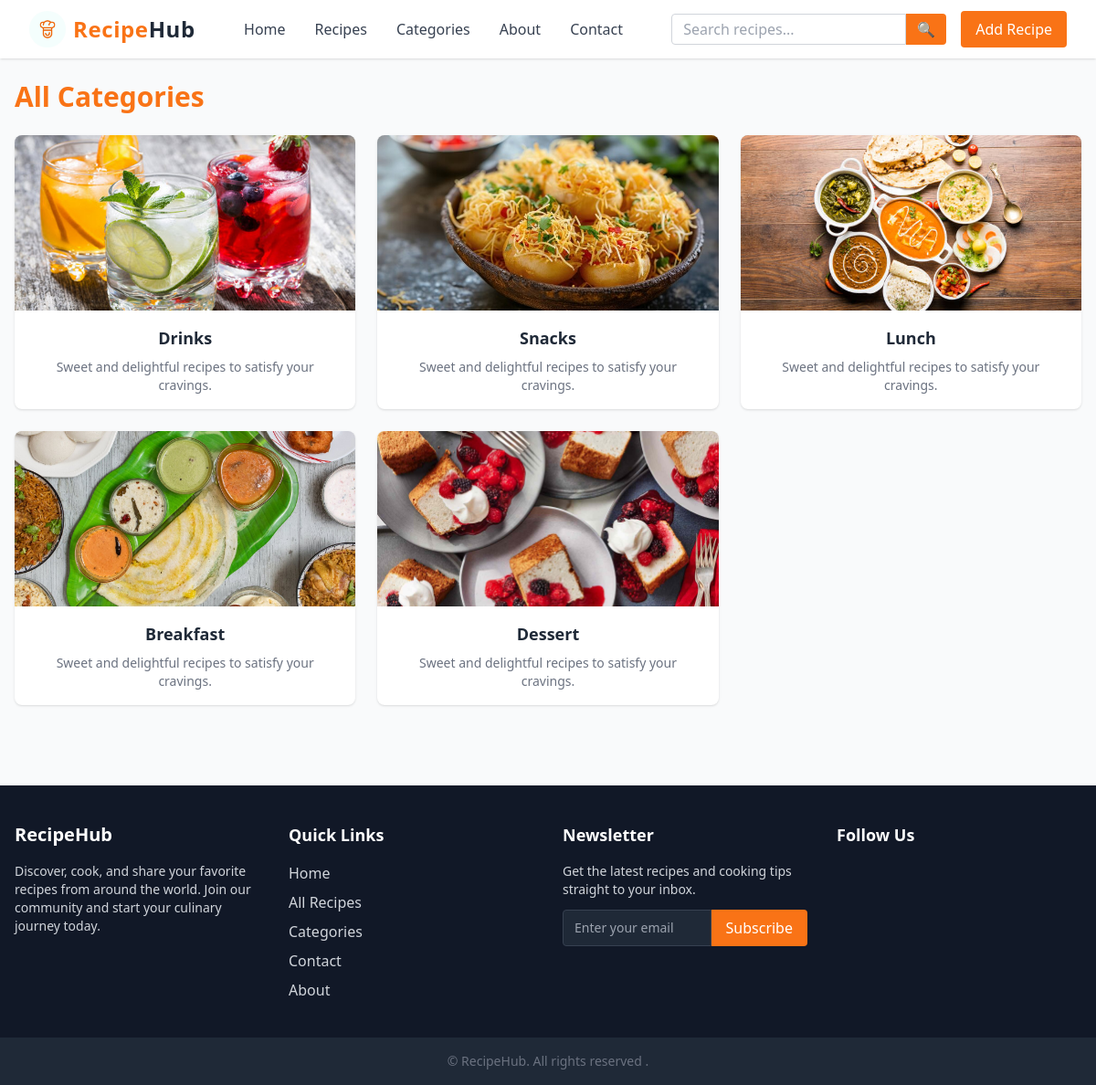
The page /all_category/ on the database its author committed.
### recipes/models.py (models this page shows, shortened)
class Category(models.Model):
    name=models.CharField(max_length=50)
    image=models.ImageField(upload_to='category_image/', blank=True, null=True)#black or null true means without image its support
    slug=models.SlugField(unique=True,blank=True,max_length=120)

### recipes/views.py (the view)
# urls.py: path('all_category/',all_category,name='all_category'),
def all_category(request):
    category=Category.objects.all()
    return render(request,'all_category.html',context={'category':category})

### recipes/templates/all_category.html (shortened to what this page needs)
{% extends 'base.html'%}
{% block content%}
<div class="max-w-7xl mx-auto px-4 py-6">
    <h1 class="text-3xl font-bold text-orange-500 mb-6">
        All Categories
    </h1>
    <div class="grid grid-cols-1 sm:grid-cols-2 lg:grid-cols-3 gap-6">
        {% for category in category%}
        <a href="{% url 'category_detail' category.slug %}"
            class="block bg-white rounded-lg shadow hover:shadow-lg transition overflow-hidden group">
            <img src="{{category.image.url}}" alt="Category 1"
                class="h-48 w-full object-cover group-hover:scale-105 transition-transform duration-300">
            <div class="p-4 text-center">
                <h3 class="text-lg font-semibold text-gray-800 group-hover:text-orange-500">
                    {{category.name}}
                </h3>
                <p class="text-gray-500 text-sm mt-2">
                    Sweet and delightful recipes to satisfy your cravings.
                </p>
            </div>
        </a>
      {% endfor%}
    </div>
</div>
{% endblock%}

### rows shown on the page
Category: image (placeholder picture), name "Drinks"
Category: image (placeholder picture), name "Snacks"
Category: image (placeholder picture), name "Lunch"
Category: image (picture), name "Breakfast"
Category: image (picture), name "Dessert"
